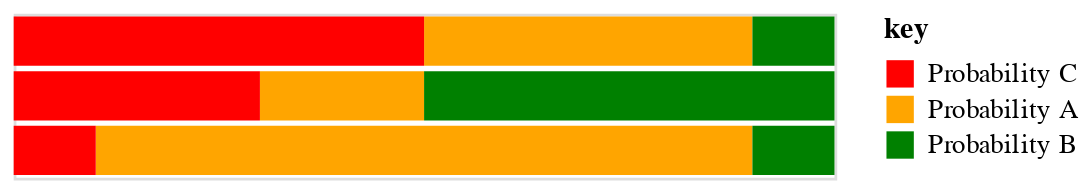

Source (notebook cell):
### Code cell
bars = alt.Chart(small_df).mark_bar().transform_fold(
        ['Probability A','Probability B','Probability C']
    ).encode(
        x=alt.X('value:Q',scale=alt.Scale(domain=[0, 1]), axis=None),
        y=alt.Y('ID:N', axis=None),
        color=alt.Color('key:N',
            # arrange the column-colr pairs to you what you want
            scale=alt.Scale(
                domain=['Probability C','Probability A','Probability B'],
                range=['red', 'orange', 'green']
            )
        )
        #order=alt.Order('value:Q',sort='descending'),
        #order=alt.Order('key:N',sort='descending'),
)

text = alt.Chart(small_df).mark_text(dx=-15, dy=3, color='white').encode(
        x=alt.X('value:Q',scale=alt.Scale(domain=[0, 1]), axis=None),
        y=alt.Y('ID:N', axis=None),
        detail='key:N',
        text=alt.Text('value:Q', format='.1f')
)


bars + text

### Figure 1 — Vega-Lite specification as saved in the notebook (floating-point values rounded to 4 significant figures)
{"config": {"view": {"continuousWidth": 300, "continuousHeight": 300}}, "layer": [{"mark": {"type": "bar"}, "encoding": {"color": {"field": "key", "scale": {"domain": ["Probability C", "Probability A", "Probability B"], "range": ["red", "orange", "green"]}, "type": "nominal"}, "x": {"axis": null, "field": "value", "scale": {"domain": [0, 1]}, "type": "quantitative"}, "y": {"axis": null, "field": "ID", "type": "nominal"}}, "transform": [{"fold": ["Probability A", "Probability B", "Probability C"]}]}, {"mark": {"type": "text", "color": "white", "dx": -15, "dy": 3}, "encoding": {"detail": {"field": "key", "type": "nominal"}, "text": {"field": "value", "format": ".1f", "type": "quantitative"}, "x": {"axis": null, "field": "value", "scale": {"domain": [0, 1]}, "type": "quantitative"}, "y": {"axis": null, "field": "ID", "type": "nominal"}}}], "data": {"name": "data-ece8691ccdad5a385e181f814df6e02e"}, "$schema": "https://vega.github.io/schema/vega-lite/v5.8.0.json", "datasets": {"data-ece8691ccdad5a385e181f814df6e02e": [{"Probability A": 0.2, "Probability B": 0.5, "Probability C": 0.3, "ID": "John"}, {"Probability A": 0.8, "Probability B": 0.1, "Probability C": 0.1, "ID": "Sally"}, {"Probability A": 0.4, "Probability B": 0.1, "Probability C": 0.5, "ID": "Frank"}]}}
